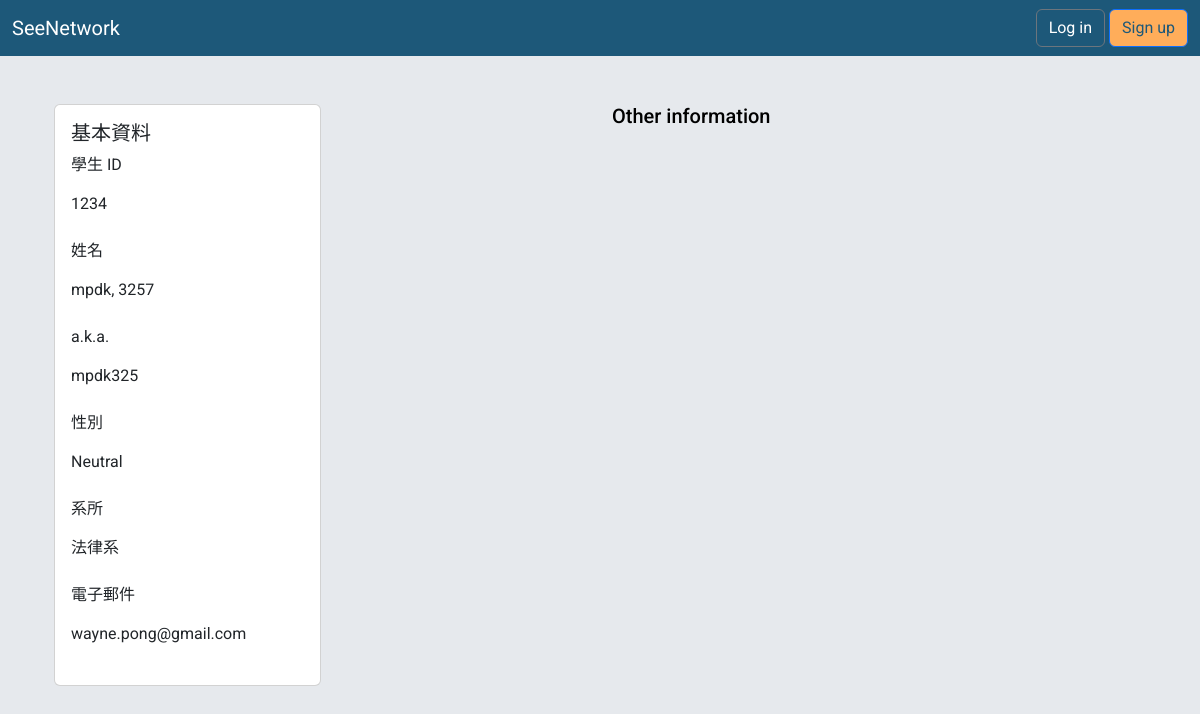
The page /profile/sdferfwefwe on the database its author committed.
### accounts/models.py (models this page shows, shortened)
class CustomUser(AbstractUser):
    student_id = models.CharField(max_length=10, unique=True, blank=True, null=True)
    first_name = models.CharField(max_length=30, blank=True, null=True)
    last_name = models.CharField(max_length=30, blank=True, null=True)
    nick_name = models.CharField(max_length=30, blank=True, null=True)
    gender = models.CharField(max_length=1, default='n', choices=Gender.choices)
    department = models.CharField(max_length=10, blank=True, null=True, choices=Department.choices)
    display_name = models.PositiveSmallIntegerField(default=0, validators=[MinValueValidator(0), MaxValueValidator(6)])
    display_student_id = models.PositiveSmallIntegerField(default=0, validators=[MinValueValidator(0), MaxValueValidator(6)])
    display_nick_name = models.PositiveSmallIntegerField(default=0, validators=[MinValueValidator(0), MaxValueValidator(6)])
    display_gender = models.PositiveSmallIntegerField(default=0, validators=[MinValueValidator(0), MaxValueValidator(6)])
    display_department = models.PositiveSmallIntegerField(default=0, validators=[MinValueValidator(0), MaxValueValidator(6)])
    slug = models.SlugField(max_length=25, verbose_name='User Slug', unique=True)
    class Meta:
        verbose_name = 'User'
        verbose_name_plural = 'Users'

### accounts/views.py (the view)
# urls.py: path('profile/<slug:user_slug>', accounts_views.profile_view, name='profile_view'),
def profile_view(request, user_slug):
    user = request.user
    profile_owner = get_object_or_404(User, slug=user_slug)
    profile_form = UserProfileForm(instance=profile_owner)
    if request.method == 'GET':
    	show_current_profile=True
    if request.method == 'POST':
        profile_form = UserProfileForm(request.POST, instance=user)
        if profile_form.is_valid():
            profile_form.save()
    return render(request, 'profile.html', {'user': user, 'profile_owner': profile_owner, 'profile_form': profile_form, 'show_current_profile': show_current_profile, 'slug': user_slug})

### templates/profile.html (shortened to what this page needs)
{% extends 'base.html' %}
{% load user_filter %}
{% block content %}
    <div class="container-fluid">
        <div class="row">
            <div class="col-md-6">
                <div class="card w-50">
                    <div class="card-body">
                        <h5 class="card-title">基本資料</h5>
                        <div class="mb-3">
                            <label for="student_id" class="form-label">學生 ID</label>
                            <p class="form-control-plaintext">{{ profile_owner.student_id }}</p>
                        </div>
                        <div class="mb-3">
                            <label for="first_name" class="form-label">姓名</label>
                            <p class="form-control-plaintext">{{ profile_owner.first_name }}, {{ profile_owner.last_name }}</p>
                        </div>
                        <div class="mb-3">
                            <label for="nick_name" class="form-label">a.k.a.</label>
                            <p class="form-control-plaintext">{{ profile_owner.nick_name }}</p>
                        </div>
                        <div class="mb-3">
                            <label for="gender" class="form-label">性別</label>
                            <p class="form-control-plaintext">{{ profile_owner.get_gender_display }}</p>
                        </div>
                        <div class="mb-3">
                            <label for="department" class="form-label">系所</label>
                            <p class="form-control-plaintext">{{ profile_owner.get_department_display }}</p>
                        </div>
                        <div class="mb-3">
                            <label for="email" class="form-label">電子郵件</label>
                            <p class="form-control-plaintext">{{ profile_owner.email }}</p>
                        </div>
                    </div>
                </div>
            </div>
            <div class="col-md-6">
                <h5 class="card-title">Other information</h5>
            </div>
        </div>
    </div>
    {% if profile_owner.slug  == user.slug %}
    {% load crispy_forms_tags %}
    {% endif %}
{% endblock %}

### static/css/dark-light.css (style rules this page uses)
@media (prefers-color-scheme: light) { body { background-color: white; color: black; } }

### static/css/nav.css (style rules this page uses)
body { font-family: "Roboto", sans-serif; background: #E6E9ED; min-height: 100vh; position: relative; }

### rows shown on the page
CustomUser: student_id "1234", first_name "mpdk", last_name "3257", nick_name "mpdk325", gender "Neutral", department "法律系", email "wayne.pong@gmail.com"
